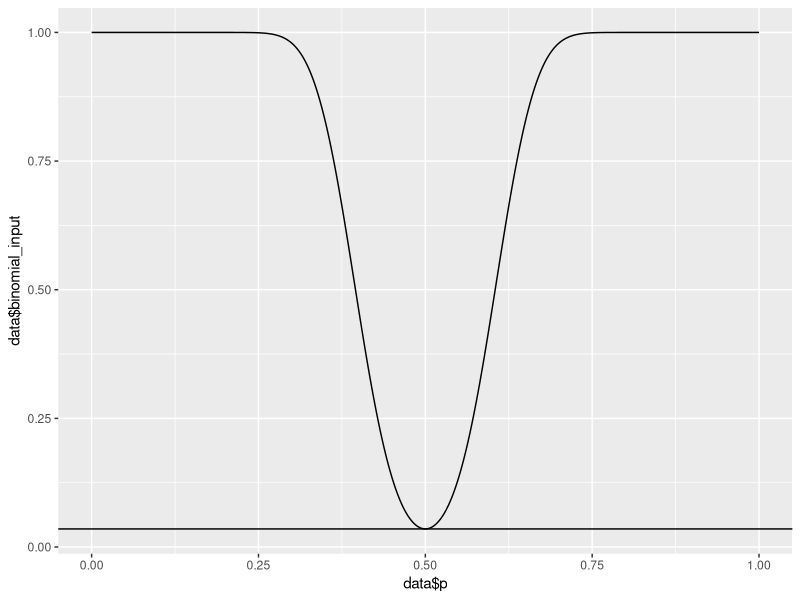

This figure's R source:
## ---- chunk 1
library(ggplot2)
## ---- chunk 2
p = seq(0, 1, 0.001)
binomial_input = pbinom(39.5, prob = p, size = 100) + (1- pbinom(60.5, prob = p, size = 100))
data = data.frame(p, binomial_input)

ggplot(data, aes(x=data$p, y=data$binomial_input)) + 
                geom_line() +
                geom_hline(aes(yintercept=0.0352002))
## ---- chunk 3
qt(0.45, df = 24)
1 - 2*pt(-sqrt(0.0161), df = 24)
qt(0.95/2, df = 24)
1 - 2*pt(-sqrt(0.3969), df = 24)
qt(0.45, df=99)
1 - 2*pt(-sqrt(0.058), df = 99)
qt(0.95/2, df=99)
1 - pt(-sqrt(0.00395), df = 99)
## ---- chunk 4
2*pnorm(-0.4)
## ---- chunk 5
sample = c(103.768, 92.295, 100.615, 102.754, 88.602, 61.675, 88.017, 108.579, 73.003, 90.677, 71.210, 73.154, 123.086, 84.023, 82.115, 106.755, 91.052, 76.014, 89.222, 90.479)
sample_mean = mean(sample)
sample_mean
sample_SD = sd(sample)
sample_SD
